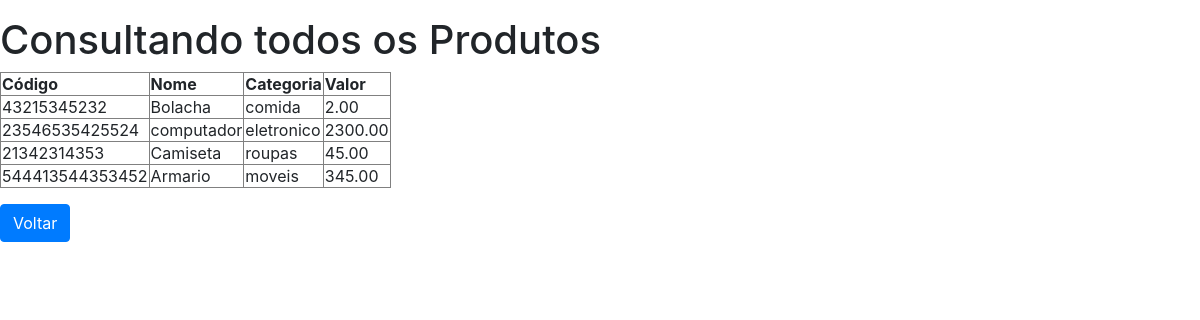
The app's page /Controle/Controle.php?acao1=listartodos with its own data.
### tables this page shows
CREATE TABLE `produto` (
  `nome` varchar(150) NOT NULL,
  `categoria` varchar(150) NOT NULL,
  `valor` float(6,2) NOT NULL,
  `codigo` varchar(150) NOT NULL
);

### Modelo/ProdutoDAO.php (the view, shortened to what this page needs)
<?php
class ProdutoDAO{
public function ListarTodos() {
                                $conexao = BancoDados::Conectar();
                                $stmt = $conexao->query('SELECT * FROM produto');
                                echo "<p><h1> Consultando todos os Produtos</h1>";
                                        echo "<p><table border='1px solid black'>";
                                        echo "<tr>
                                                <th> Código </th>
                                                <th> Nome </th>
                                                <th> Categoria </th>
                                                <th> Valor </th>
                                                </tr>";
                                        while ($linha = $stmt->fetch(PDO::FETCH_ASSOC)) {
                                                                                            echo "
                                                                                                 <tr>
                                                                                                    <td> {$linha['codigo']} </td>
                                                                                                    <td> {$linha['nome']} </td>
                                                                                                    <td> {$linha['categoria']} </td>
                                                                                                    <td> {$linha['valor']} </td>
                                                                                                 </tr>
                                                                                                ";
                                                                                         }
                                        echo "</table>";
                                        echo "<p><input type='button' class='btn btn-primary' value='Voltar' onclick='history.back()'>";
 }
}
?>

### Controle/Controle.php (shortened to what this page needs)
<link rel="stylesheet" href="https://stackpath.bootstrapcdn.com/bootstrap/4.1.1/css/bootstrap.min.css">
<?php
require_once ('../Modelo/ProdutoDAO.php');
class Controle {
    public function listartodos(){
        $produtoDao = new ProdutoDao();
        $produtoDao->ListarTodos();
    }
}
$acao = $_POST['acao'];
$acao1= $_GET['acao1'];
if($acao=="inserir"){
$controle = new Controle();
$controle->inserir();
}else if($acao1=="listartodos"){
$controle = new Controle();
$controle->listartodos();
}else if($acao=="listar"){
$controle = new Controle();
$controle->listar();
}else if($acao=="excluir"){
$controle = new Controle();
$controle->remover();
}else if($acao=="atualizar"){
$controle = new Controle();
$controle->atualizar();
}else{
    echo "Ação inválida";
}
?>

### records on screen
produto: codigo "43215345232", nome "Bolacha", categoria "comida", valor "2.00"
produto: codigo "23546535425524", nome "computador", categoria "eletronico", valor "2300.00"
produto: codigo "21342314353", nome "Camiseta", categoria "roupas", valor "45.00"
produto: codigo "544413544353452", nome "Armario", categoria "moveis", valor "345.00"
